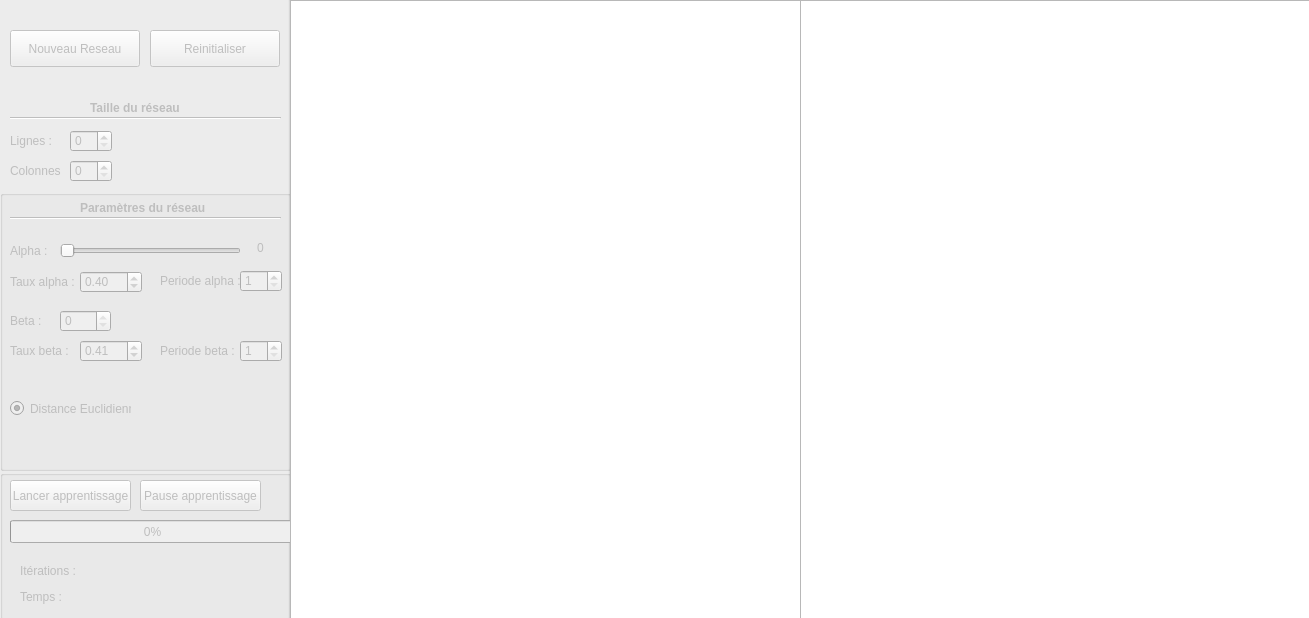
<?xml version="1.0" encoding="UTF-8"?>
<ui version="4.0">
 <class>Window</class>
 <widget class="QWidget" name="Window">
  <property name="geometry">
   <rect>
    <x>0</x>
    <y>0</y>
    <width>1309</width>
    <height>618</height>
   </rect>
  </property>
  <property name="windowTitle">
   <string>Algorithme de SOM</string>
  </property>
  <widget class="QGroupBox" name="Interface">
   <property name="geometry">
    <rect>
     <x>-10</x>
     <y>-20</y>
     <width>300</width>
     <height>641</height>
    </rect>
   </property>
   <property name="title">
    <string>GroupBox</string>
   </property>
   <widget class="QGroupBox" name="ExecutionGrp">
    <property name="geometry">
     <rect>
      <x>10</x>
      <y>490</y>
      <width>291</width>
      <height>151</height>
     </rect>
    </property>
    <property name="title">
     <string/>
    </property>
    <widget class="QProgressBar" name="ProgressBar">
     <property name="enabled">
      <bool>false</bool>
     </property>
     <property name="geometry">
      <rect>
       <x>10</x>
       <y>50</y>
       <width>285</width>
       <height>23</height>
      </rect>
     </property>
     <property name="value">
      <number>0</number>
     </property>
     <property name="textVisible">
      <bool>true</bool>
     </property>
    </widget>
    <widget class="QPushButton" name="StartBtn">
     <property name="enabled">
      <bool>false</bool>
     </property>
     <property name="geometry">
      <rect>
       <x>10</x>
       <y>10</y>
       <width>121</width>
       <height>31</height>
      </rect>
     </property>
     <property name="text">
      <string>Lancer apprentissage</string>
     </property>
    </widget>
    <widget class="QPushButton" name="PauseBtn">
     <property name="enabled">
      <bool>false</bool>
     </property>
     <property name="geometry">
      <rect>
       <x>140</x>
       <y>10</y>
       <width>121</width>
       <height>31</height>
      </rect>
     </property>
     <property name="text">
      <string>Pause apprentissage</string>
     </property>
    </widget>
    <widget class="QLabel" name="NbrIterations">
     <property name="enabled">
      <bool>false</bool>
     </property>
     <property name="geometry">
      <rect>
       <x>20</x>
       <y>90</y>
       <width>171</width>
       <height>21</height>
      </rect>
     </property>
     <property name="text">
      <string>Itérations : </string>
     </property>
    </widget>
    <widget class="QLabel" name="Time">
     <property name="enabled">
      <bool>false</bool>
     </property>
     <property name="geometry">
      <rect>
       <x>20</x>
       <y>116</y>
       <width>151</width>
       <height>21</height>
      </rect>
     </property>
     <property name="text">
      <string>Temps :</string>
     </property>
    </widget>
   </widget>
   <widget class="QLabel" name="Titre1">
    <property name="enabled">
     <bool>false</bool>
    </property>
    <property name="geometry">
     <rect>
      <x>100</x>
      <y>120</y>
      <width>91</width>
      <height>16</height>
     </rect>
    </property>
    <property name="font">
     <font>
      <weight>75</weight>
      <bold>true</bold>
     </font>
    </property>
    <property name="text">
     <string>Taille du réseau</string>
    </property>
    <property name="textFormat">
     <enum>Qt::AutoText</enum>
    </property>
    <property name="wordWrap">
     <bool>false</bool>
    </property>
   </widget>
   <widget class="QLabel" name="Lignes">
    <property name="enabled">
     <bool>false</bool>
    </property>
    <property name="geometry">
     <rect>
      <x>20</x>
      <y>150</y>
      <width>51</width>
      <height>21</height>
     </rect>
    </property>
    <property name="text">
     <string>Lignes :</string>
    </property>
   </widget>
   <widget class="QLabel" name="Colonnes">
    <property name="enabled">
     <bool>false</bool>
    </property>
    <property name="geometry">
     <rect>
      <x>20</x>
      <y>180</y>
      <width>51</width>
      <height>21</height>
     </rect>
    </property>
    <property name="text">
     <string>Colonnes :</string>
    </property>
   </widget>
   <widget class="Line" name="Line1">
    <property name="enabled">
     <bool>false</bool>
    </property>
    <property name="geometry">
     <rect>
      <x>20</x>
      <y>130</y>
      <width>271</width>
      <height>16</height>
     </rect>
    </property>
    <property name="orientation">
     <enum>Qt::Horizontal</enum>
    </property>
   </widget>
   <widget class="QSpinBox" name="ColValue">
    <property name="enabled">
     <bool>false</bool>
    </property>
    <property name="geometry">
     <rect>
      <x>80</x>
      <y>180</y>
      <width>42</width>
      <height>22</height>
     </rect>
    </property>
    <property name="value">
     <number>0</number>
    </property>
   </widget>
   <widget class="QLabel" name="ErreurLignes">
    <property name="enabled">
     <bool>true</bool>
    </property>
    <property name="geometry">
     <rect>
      <x>140</x>
      <y>150</y>
      <width>151</width>
      <height>21</height>
     </rect>
    </property>
    <property name="styleSheet">
     <string notr="true"/>
    </property>
    <property name="text">
     <string/>
    </property>
   </widget>
   <widget class="QSpinBox" name="LigneValue">
    <property name="enabled">
     <bool>false</bool>
    </property>
    <property name="geometry">
     <rect>
      <x>80</x>
      <y>150</y>
      <width>42</width>
      <height>22</height>
     </rect>
    </property>
    <property name="value">
     <number>0</number>
    </property>
   </widget>
   <widget class="QLabel" name="ErreurColonnes">
    <property name="enabled">
     <bool>true</bool>
    </property>
    <property name="geometry">
     <rect>
      <x>140</x>
      <y>180</y>
      <width>151</width>
      <height>21</height>
     </rect>
    </property>
    <property name="styleSheet">
     <string notr="true"/>
    </property>
    <property name="text">
     <string/>
    </property>
   </widget>
   <widget class="QLabel" name="ErreurBeta">
    <property name="enabled">
     <bool>true</bool>
    </property>
    <property name="geometry">
     <rect>
      <x>130</x>
      <y>300</y>
      <width>151</width>
      <height>21</height>
     </rect>
    </property>
    <property name="styleSheet">
     <string notr="true"/>
    </property>
    <property name="text">
     <string/>
    </property>
   </widget>
   <widget class="QGroupBox" name="Parametres">
    <property name="geometry">
     <rect>
      <x>10</x>
      <y>210</y>
      <width>291</width>
      <height>281</height>
     </rect>
    </property>
    <property name="title">
     <string/>
    </property>
    <widget class="QLabel" name="Titre2">
     <property name="enabled">
      <bool>false</bool>
     </property>
     <property name="geometry">
      <rect>
       <x>80</x>
       <y>10</y>
       <width>131</width>
       <height>16</height>
      </rect>
     </property>
     <property name="font">
      <font>
       <weight>75</weight>
       <bold>true</bold>
      </font>
     </property>
     <property name="text">
      <string>Paramètres du réseau</string>
     </property>
    </widget>
    <widget class="QSlider" name="AlphaSlider">
     <property name="enabled">
      <bool>false</bool>
     </property>
     <property name="geometry">
      <rect>
       <x>60</x>
       <y>50</y>
       <width>181</width>
       <height>22</height>
      </rect>
     </property>
     <property name="maximum">
      <number>1000</number>
     </property>
     <property name="value">
      <number>0</number>
     </property>
     <property name="sliderPosition">
      <number>0</number>
     </property>
     <property name="orientation">
      <enum>Qt::Horizontal</enum>
     </property>
    </widget>
    <widget class="QRadioButton" name="Distance1">
     <property name="enabled">
      <bool>false</bool>
     </property>
     <property name="geometry">
      <rect>
       <x>10</x>
       <y>210</y>
       <width>121</width>
       <height>17</height>
      </rect>
     </property>
     <property name="tabletTracking">
      <bool>false</bool>
     </property>
     <property name="text">
      <string>Distance Euclidienne</string>
     </property>
     <property name="checkable">
      <bool>true</bool>
     </property>
     <property name="checked">
      <bool>true</bool>
     </property>
    </widget>
    <widget class="QSpinBox" name="BetaValue">
     <property name="enabled">
      <bool>false</bool>
     </property>
     <property name="geometry">
      <rect>
       <x>60</x>
       <y>120</y>
       <width>51</width>
       <height>22</height>
      </rect>
     </property>
     <property name="maximum">
      <number>0</number>
     </property>
     <property name="value">
      <number>0</number>
     </property>
    </widget>
    <widget class="Line" name="Line2">
     <property name="enabled">
      <bool>false</bool>
     </property>
     <property name="geometry">
      <rect>
       <x>10</x>
       <y>20</y>
       <width>271</width>
       <height>16</height>
      </rect>
     </property>
     <property name="orientation">
      <enum>Qt::Horizontal</enum>
     </property>
    </widget>
    <widget class="QLabel" name="AlphaValue">
     <property name="enabled">
      <bool>false</bool>
     </property>
     <property name="geometry">
      <rect>
       <x>230</x>
       <y>50</y>
       <width>61</width>
       <height>16</height>
      </rect>
     </property>
     <property name="text">
      <string>0</string>
     </property>
     <property name="alignment">
      <set>Qt::AlignCenter</set>
     </property>
    </widget>
    <widget class="QLabel" name="Alpha">
     <property name="enabled">
      <bool>false</bool>
     </property>
     <property name="geometry">
      <rect>
       <x>10</x>
       <y>50</y>
       <width>47</width>
       <height>21</height>
      </rect>
     </property>
     <property name="text">
      <string>Alpha :</string>
     </property>
    </widget>
    <widget class="QLabel" name="Beta">
     <property name="enabled">
      <bool>false</bool>
     </property>
     <property name="geometry">
      <rect>
       <x>10</x>
       <y>120</y>
       <width>47</width>
       <height>21</height>
      </rect>
     </property>
     <property name="text">
      <string>Beta :</string>
     </property>
    </widget>
    <widget class="QLabel" name="TauxAlpha">
     <property name="enabled">
      <bool>false</bool>
     </property>
     <property name="geometry">
      <rect>
       <x>10</x>
       <y>81</y>
       <width>71</width>
       <height>21</height>
      </rect>
     </property>
     <property name="text">
      <string>Taux alpha :</string>
     </property>
    </widget>
    <widget class="QLabel" name="PeriodeAlpha">
     <property name="enabled">
      <bool>false</bool>
     </property>
     <property name="geometry">
      <rect>
       <x>160</x>
       <y>80</y>
       <width>81</width>
       <height>21</height>
      </rect>
     </property>
     <property name="text">
      <string>Periode alpha :</string>
     </property>
    </widget>
    <widget class="QDoubleSpinBox" name="TauxAlphaValue">
     <property name="enabled">
      <bool>false</bool>
     </property>
     <property name="geometry">
      <rect>
       <x>80</x>
       <y>81</y>
       <width>62</width>
       <height>22</height>
      </rect>
     </property>
     <property name="maximum">
      <double>1.000000000000000</double>
     </property>
     <property name="singleStep">
      <double>0.010000000000000</double>
     </property>
     <property name="value">
      <double>0.400000000000000</double>
     </property>
    </widget>
    <widget class="QSpinBox" name="PeriodeAlphaValue">
     <property name="enabled">
      <bool>false</bool>
     </property>
     <property name="geometry">
      <rect>
       <x>240</x>
       <y>80</y>
       <width>42</width>
       <height>22</height>
      </rect>
     </property>
     <property name="minimum">
      <number>1</number>
     </property>
     <property name="maximum">
      <number>5</number>
     </property>
    </widget>
    <widget class="QLabel" name="TauxBeta">
     <property name="enabled">
      <bool>false</bool>
     </property>
     <property name="geometry">
      <rect>
       <x>10</x>
       <y>150</y>
       <width>71</width>
       <height>21</height>
      </rect>
     </property>
     <property name="text">
      <string>Taux beta :</string>
     </property>
    </widget>
    <widget class="QDoubleSpinBox" name="TauxBetaValue">
     <property name="enabled">
      <bool>false</bool>
     </property>
     <property name="geometry">
      <rect>
       <x>80</x>
       <y>150</y>
       <width>62</width>
       <height>22</height>
      </rect>
     </property>
     <property name="maximum">
      <double>1.000000000000000</double>
     </property>
     <property name="singleStep">
      <double>0.010000000000000</double>
     </property>
     <property name="value">
      <double>0.410000000000000</double>
     </property>
    </widget>
    <widget class="QSpinBox" name="PeriodeBetaValue">
     <property name="enabled">
      <bool>false</bool>
     </property>
     <property name="geometry">
      <rect>
       <x>240</x>
       <y>150</y>
       <width>42</width>
       <height>22</height>
      </rect>
     </property>
     <property name="minimum">
      <number>1</number>
     </property>
     <property name="maximum">
      <number>5</number>
     </property>
    </widget>
    <widget class="QLabel" name="PeriodeBeta">
     <property name="enabled">
      <bool>false</bool>
     </property>
     <property name="geometry">
      <rect>
       <x>160</x>
       <y>150</y>
       <width>81</width>
       <height>21</height>
      </rect>
     </property>
     <property name="text">
      <string>Periode beta :</string>
     </property>
    </widget>
   </widget>
   <widget class="QPushButton" name="Restart">
    <property name="enabled">
     <bool>false</bool>
    </property>
    <property name="geometry">
     <rect>
      <x>160</x>
      <y>50</y>
      <width>130</width>
      <height>37</height>
     </rect>
    </property>
    <property name="styleSheet">
     <string notr="true"/>
    </property>
    <property name="text">
     <string>Reinitialiser</string>
    </property>
   </widget>
   <widget class="QPushButton" name="OpenFile">
    <property name="enabled">
     <bool>false</bool>
    </property>
    <property name="geometry">
     <rect>
      <x>20</x>
      <y>50</y>
      <width>130</width>
      <height>37</height>
     </rect>
    </property>
    <property name="styleSheet">
     <string notr="true"/>
    </property>
    <property name="text">
     <string>Nouveau Reseau</string>
    </property>
   </widget>
  </widget>
  <widget class="QGraphicsView" name="graphicsView">
   <property name="geometry">
    <rect>
     <x>290</x>
     <y>0</y>
     <width>511</width>
     <height>621</height>
    </rect>
   </property>
  </widget>
  <widget class="QGraphicsView" name="graphicsPreview">
   <property name="geometry">
    <rect>
     <x>800</x>
     <y>0</y>
     <width>511</width>
     <height>621</height>
    </rect>
   </property>
  </widget>
 </widget>
 <layoutdefault spacing="6" margin="11"/>
 <tabstops>
  <tabstop>LigneValue</tabstop>
  <tabstop>ColValue</tabstop>
  <tabstop>AlphaSlider</tabstop>
  <tabstop>TauxAlphaValue</tabstop>
  <tabstop>PeriodeAlphaValue</tabstop>
  <tabstop>BetaValue</tabstop>
  <tabstop>TauxBetaValue</tabstop>
  <tabstop>PeriodeBetaValue</tabstop>
  <tabstop>Distance1</tabstop>
  <tabstop>StartBtn</tabstop>
  <tabstop>PauseBtn</tabstop>
  <tabstop>graphicsView</tabstop>
  <tabstop>graphicsPreview</tabstop>
 </tabstops>
 <resources>
  <include location="PTUT.qrc"/>
 </resources>
 <connections>
  <connection>
   <sender>LigneValue</sender>
   <signal>valueChanged(int)</signal>
   <receiver>Window</receiver>
   <slot>setRows()</slot>
   <hints>
    <hint type="sourcelabel">
     <x>80</x>
     <y>140</y>
    </hint>
    <hint type="destinationlabel">
     <x>400</x>
     <y>295</y>
    </hint>
   </hints>
  </connection>
  <connection>
   <sender>ColValue</sender>
   <signal>valueChanged(int)</signal>
   <receiver>Window</receiver>
   <slot>setColumns()</slot>
   <hints>
    <hint type="sourcelabel">
     <x>240</x>
     <y>140</y>
    </hint>
    <hint type="destinationlabel">
     <x>400</x>
     <y>295</y>
    </hint>
   </hints>
  </connection>
  <connection>
   <sender>StartBtn</sender>
   <signal>clicked()</signal>
   <receiver>Window</receiver>
   <slot>start()</slot>
   <hints>
    <hint type="sourcelabel">
     <x>70</x>
     <y>525</y>
    </hint>
    <hint type="destinationlabel">
     <x>400</x>
     <y>295</y>
    </hint>
   </hints>
  </connection>
  <connection>
   <sender>PauseBtn</sender>
   <signal>clicked()</signal>
   <receiver>Window</receiver>
   <slot>pause()</slot>
   <hints>
    <hint type="sourcelabel">
     <x>200</x>
     <y>525</y>
    </hint>
    <hint type="destinationlabel">
     <x>400</x>
     <y>295</y>
    </hint>
   </hints>
  </connection>
  <connection>
   <sender>TauxAlphaValue</sender>
   <signal>valueChanged(double)</signal>
   <receiver>Window</receiver>
   <slot>alphaRateConstraint()</slot>
   <hints>
    <hint type="sourcelabel">
     <x>110</x>
     <y>281</y>
    </hint>
    <hint type="destinationlabel">
     <x>400</x>
     <y>295</y>
    </hint>
   </hints>
  </connection>
  <connection>
   <sender>TauxBetaValue</sender>
   <signal>valueChanged(double)</signal>
   <receiver>Window</receiver>
   <slot>betaRateConstraint()</slot>
   <hints>
    <hint type="sourcelabel">
     <x>110</x>
     <y>350</y>
    </hint>
    <hint type="destinationlabel">
     <x>400</x>
     <y>295</y>
    </hint>
   </hints>
  </connection>
  <connection>
   <sender>AlphaSlider</sender>
   <signal>sliderMoved(int)</signal>
   <receiver>Window</receiver>
   <slot>setAlphaValueText()</slot>
   <hints>
    <hint type="sourcelabel">
     <x>150</x>
     <y>250</y>
    </hint>
    <hint type="destinationlabel">
     <x>400</x>
     <y>295</y>
    </hint>
   </hints>
  </connection>
  <connection>
   <sender>BetaValue</sender>
   <signal>valueChanged(int)</signal>
   <receiver>Window</receiver>
   <slot>setBeta()</slot>
   <hints>
    <hint type="sourcelabel">
     <x>85</x>
     <y>320</y>
    </hint>
    <hint type="destinationlabel">
     <x>400</x>
     <y>295</y>
    </hint>
   </hints>
  </connection>
  <connection>
   <sender>StartBtn</sender>
   <signal>clicked(bool)</signal>
   <receiver>Time</receiver>
   <slot>setDisabled(bool)</slot>
   <hints>
    <hint type="sourcelabel">
     <x>70</x>
     <y>495</y>
    </hint>
    <hint type="destinationlabel">
     <x>95</x>
     <y>596</y>
    </hint>
   </hints>
  </connection>
  <connection>
   <sender>Restart</sender>
   <signal>clicked(bool)</signal>
   <receiver>Window</receiver>
   <slot>restart()</slot>
   <hints>
    <hint type="sourcelabel">
     <x>211</x>
     <y>28</y>
    </hint>
    <hint type="destinationlabel">
     <x>654</x>
     <y>308</y>
    </hint>
   </hints>
  </connection>
  <connection>
   <sender>StartBtn</sender>
   <signal>clicked(bool)</signal>
   <receiver>Restart</receiver>
   <slot>setDisabled(bool)</slot>
   <hints>
    <hint type="sourcelabel">
     <x>70</x>
     <y>495</y>
    </hint>
    <hint type="destinationlabel">
     <x>214</x>
     <y>28</y>
    </hint>
   </hints>
  </connection>
 </connections>
 <slots>
  <slot>setRows()</slot>
  <slot>setColumns()</slot>
  <slot>setAlphaValueText()</slot>
  <slot>setBeta()</slot>
  <slot>setEuclidian()</slot>
  <slot>start()</slot>
  <slot>pause()</slot>
  <slot>alphaRateConstraint()</slot>
  <slot>betaRateConstraint()</slot>
  <slot>openFile()</slot>
  <slot>restart()</slot>
 </slots>
</ui>
